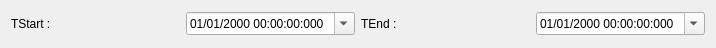
<?xml version="1.0" encoding="UTF-8"?>
<ui version="4.0">
 <class>TimeWidget</class>
 <widget class="QWidget" name="TimeWidget">
  <property name="geometry">
   <rect>
    <x>0</x>
    <y>0</y>
    <width>716</width>
    <height>48</height>
   </rect>
  </property>
  <property name="sizePolicy">
   <sizepolicy hsizetype="Fixed" vsizetype="Preferred">
    <horstretch>0</horstretch>
    <verstretch>0</verstretch>
   </sizepolicy>
  </property>
  <property name="windowTitle">
   <string>Form</string>
  </property>
  <layout class="QHBoxLayout" name="horizontalLayout_2">
   <item>
    <widget class="QLabel" name="label">
     <property name="sizePolicy">
      <sizepolicy hsizetype="Minimum" vsizetype="Preferred">
       <horstretch>0</horstretch>
       <verstretch>0</verstretch>
      </sizepolicy>
     </property>
     <property name="text">
      <string>TStart :</string>
     </property>
    </widget>
   </item>
   <item>
    <widget class="QDateTimeEdit" name="startDateTimeEdit">
     <property name="sizePolicy">
      <sizepolicy hsizetype="Preferred" vsizetype="Fixed">
       <horstretch>0</horstretch>
       <verstretch>0</verstretch>
      </sizepolicy>
     </property>
     <property name="displayFormat">
      <string>dd/MM/yyyy HH:mm:ss:zzz</string>
     </property>
     <property name="calendarPopup">
      <bool>true</bool>
     </property>
    </widget>
   </item>
   <item>
    <widget class="QLabel" name="label_2">
     <property name="sizePolicy">
      <sizepolicy hsizetype="Minimum" vsizetype="Preferred">
       <horstretch>0</horstretch>
       <verstretch>0</verstretch>
      </sizepolicy>
     </property>
     <property name="text">
      <string>TEnd :</string>
     </property>
    </widget>
   </item>
   <item>
    <widget class="QDateTimeEdit" name="endDateTimeEdit">
     <property name="sizePolicy">
      <sizepolicy hsizetype="Preferred" vsizetype="Fixed">
       <horstretch>0</horstretch>
       <verstretch>0</verstretch>
      </sizepolicy>
     </property>
     <property name="displayFormat">
      <string>dd/MM/yyyy HH:mm:ss:zzz</string>
     </property>
     <property name="calendarPopup">
      <bool>true</bool>
     </property>
    </widget>
   </item>
  </layout>
 </widget>
 <resources/>
 <connections/>
</ui>
